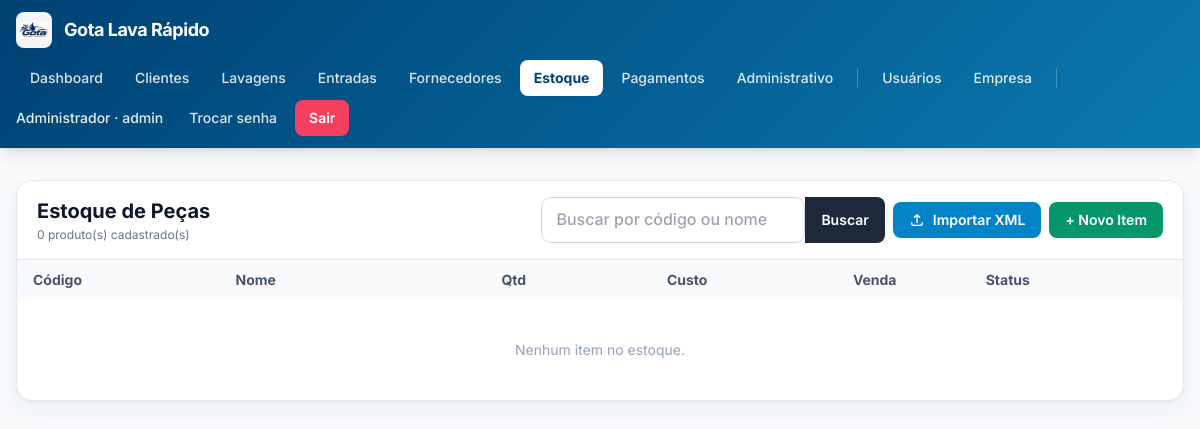
The page /estoque.php (signed in) on the database as committed earlier.
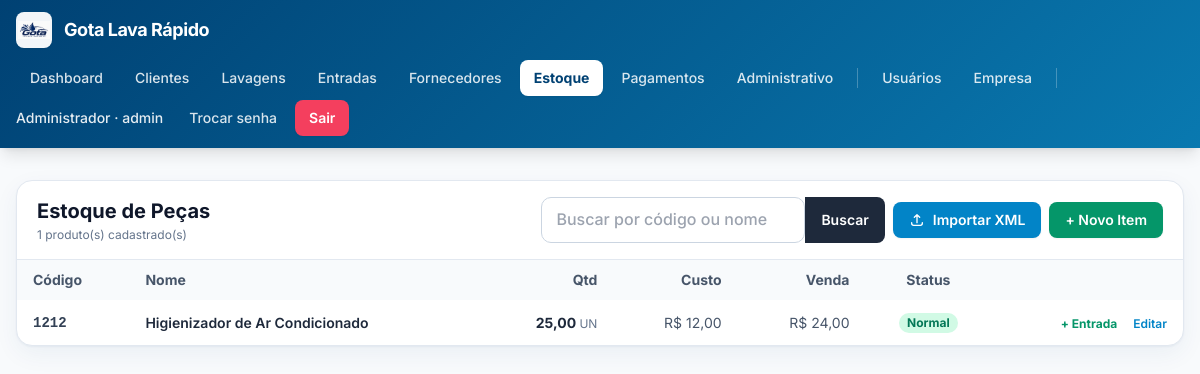
The same page on the database as committed later.
### tables this page shows
CREATE TABLE empresa (
                id INTEGER PRIMARY KEY CHECK (id = 1),
                razao_social  TEXT NOT NULL DEFAULT '',
                nome_fantasia TEXT NOT NULL DEFAULT '',
                cnpj          TEXT NOT NULL DEFAULT '',
                inscricao_estadual TEXT NOT NULL DEFAULT '',
                email         TEXT NOT NULL DEFAULT '',
                telefone      TEXT NOT NULL DEFAULT '',
                celular       TEXT NOT NULL DEFAULT '',
                cep           TEXT NOT NULL DEFAULT '',
                endereco      TEXT NOT NULL DEFAULT '',
                numero        TEXT NOT NULL DEFAULT '',
                complemento   TEXT NOT NULL DEFAULT '',
                bairro        TEXT NOT NULL DEFAULT '',
                cidade        TEXT NOT NULL DEFAULT '',
                uf            TEXT NOT NULL DEFAULT '',
                logo_path     TEXT NOT NULL DEFAULT '',
                atualizado_em TEXT NOT NULL DEFAULT (datetime('now','localtime'))
            );

CREATE TABLE usuarios (
        id INTEGER PRIMARY KEY AUTOINCREMENT,
        email TEXT NOT NULL UNIQUE,
        senha_hash TEXT NOT NULL,
        is_admin INTEGER NOT NULL DEFAULT 0,
        precisa_trocar_senha INTEGER NOT NULL DEFAULT 1,
        ativo INTEGER NOT NULL DEFAULT 1,
        criado_em TEXT NOT NULL DEFAULT (datetime('now','localtime'))
    , nome TEXT NOT NULL DEFAULT '', cpf TEXT NOT NULL DEFAULT '', celular TEXT NOT NULL DEFAULT '', permissoes TEXT NOT NULL DEFAULT '');

CREATE TABLE estoque_itens (
            id INTEGER PRIMARY KEY AUTOINCREMENT,
            codigo TEXT NOT NULL UNIQUE,
            nome TEXT NOT NULL DEFAULT '',
            unidade TEXT NOT NULL DEFAULT 'UN',
            quantidade REAL NOT NULL DEFAULT 0,
            estoque_minimo REAL NOT NULL DEFAULT 0,
            preco_custo_centavos INTEGER NOT NULL DEFAULT 0,
            preco_venda_centavos INTEGER NOT NULL DEFAULT 0,
            ativo INTEGER NOT NULL DEFAULT 1,
            criado_em TEXT NOT NULL DEFAULT (datetime('now','localtime')),
            atualizado_em TEXT NOT NULL DEFAULT (datetime('now','localtime'))
        );

### config.php (called while the page is built, shortened)
<?php
function db(): PDO {
    static $pdo = null;
    if ($pdo === null) {
        $pdo = new PDO('sqlite:' . DB_PATH, null, null, [
            PDO::ATTR_ERRMODE            => PDO::ERRMODE_EXCEPTION,
            PDO::ATTR_DEFAULT_FETCH_MODE => PDO::FETCH_ASSOC,
        ]);
        $pdo->exec('PRAGMA foreign_keys = ON');
        $pdo->exec('PRAGMA journal_mode = WAL');
    }
    return $pdo;
}
require_once APP_ROOT . '/functions.php';

### functions.php (called while the page is built, shortened)
<?php
function e(?string $s): string {
    return htmlspecialchars((string)$s, ENT_QUOTES, 'UTF-8');
}
function usuario_logado(): ?array {
    $stmt = db()->prepare('SELECT id, email, is_admin, precisa_trocar_senha, ativo FROM usuarios WHERE id = ?');
    $stmt->execute([$_SESSION['usuario_id']]);
    $u = $stmt->fetch();
    return $u;
}
function tem_permissao(string $modulo): bool {
    $u = usuario_logado();
    if ((int)$u['is_admin'] === 1) return true;
    return in_array($modulo, $_SESSION['__permissoes_cache'], true);
}
function empresa(): array {
    static $cache = null;
    if ($cache !== null) return $cache;
    if (empty($_SESSION['tenant_db'])) {
        try { $pdo = db(); } catch (Throwable $e) { return $cache = []; }
    } else {
        $pdo = db();
    }
    $existe = $pdo->query(
        "SELECT name FROM sqlite_master WHERE type='table' AND name='empresa'"
    )->fetchColumn();
    if (!$existe) {
        $pdo->exec("
            CREATE TABLE empresa (
                id INTEGER PRIMARY KEY CHECK (id = 1),
                razao_social  TEXT NOT NULL DEFAULT '',
                nome_fantasia TEXT NOT NULL DEFAULT '',
                cnpj          TEXT NOT NULL DEFAULT '',
                inscricao_estadual TEXT NOT NULL DEFAULT '',
                email         TEXT NOT NULL DEFAULT '',
                telefone      TEXT NOT NULL DEFAULT '',
                celular       TEXT NOT NULL DEFAULT '',
                cep           TEXT NOT NULL DEFAULT '',
                endereco      TEXT NOT NULL DEFAULT '',
                numero        TEXT NOT NULL DEFAULT '',
                complemento   TEXT NOT NULL DEFAULT '',
                bairro        TEXT NOT NULL DEFAULT '',
                cidade        TEXT NOT NULL DEFAULT '',
                uf            TEXT NOT NULL DEFAULT '',
                logo_path     TEXT NOT NULL DEFAULT '',
                atualizado_em TEXT NOT NULL DEFAULT (datetime('now','localtime'))
            )
        ");
        $pdo->exec("INSERT INTO empresa (id) VALUES (1)");
    } else {
        $pdo->exec("INSERT OR IGNORE INTO empresa (id) VALUES (1)");
    }
    $cache = $pdo->query('SELECT * FROM empresa WHERE id = 1')->fetch() ?: [];
    return $cache;
}
function empresa_logo_url(): ?string {
    $e = empresa();
    $abs = APP_ROOT . '/' . $e['logo_path'];
    return $e['logo_path'] . '?v=' . filemtime($abs);
}
function centavos_para_moeda(int $c): string {
    return number_format($c / 100, 2, ',', '.');
}
function centavos_para_moeda_brl(int $c): string {
    return 'R$ ' . centavos_para_moeda($c);
}

### estoque.php (the view, shortened to what this page needs)
<?php
require_once __DIR__ . '/config.php';
$busca  = trim((string)($_GET['q'] ?? ''));
$where  = '';
$params = [];
$stmt = db()->prepare("SELECT * FROM estoque_itens $where ORDER BY nome COLLATE NOCASE");
$stmt->execute($params);
$itens = $stmt->fetchAll();
require __DIR__ . '/header.php';
?>
<div class="bg-white rounded-2xl shadow-card border border-slate-200 overflow-hidden">
  <div class="px-5 py-4 border-b border-slate-200 flex flex-wrap items-center justify-between gap-3">
    <div>
      <h1 class="text-xl font-bold text-slate-900">Estoque de Peças</h1>
      <p class="text-xs text-slate-500 mt-0.5"><?= count($itens) ?> produto(s) cadastrado(s)</p>
    </div>
    <div class="flex items-center gap-2 flex-wrap">
      <form method="get" class="flex">
        <input type="text" name="q" value="<?= e($busca) ?>" placeholder="Buscar por código ou nome"
               class="w-56 rounded-l-lg border border-slate-300 px-3 py-2 text-sm font-semibold focus:outline-none focus:ring-2 focus:ring-brand-400">
        <button class="rounded-r-lg bg-slate-800 hover:bg-slate-700 text-white px-4 text-sm font-semibold">Buscar</button>
      </form>
      <a href="estoque_xml.php" class="rounded-lg bg-sky-600 hover:bg-sky-500 text-white px-4 py-2 text-sm font-semibold shadow-sm flex items-center gap-2">
        <svg xmlns="http://www.w3.org/2000/svg" class="w-4 h-4" fill="none" viewBox="0 0 24 24" stroke="currentColor"><path stroke-linecap="round" stroke-linejoin="round" stroke-width="2" d="M4 16v1a3 3 0 003 3h10a3 3 0 003-3v-1m-4-8l-4-4m0 0L8 8m4-4v12"/></svg>
        Importar XML
      </a>
      <a href="estoque_form.php" class="rounded-lg bg-emerald-600 hover:bg-emerald-500 text-white px-4 py-2 text-sm font-semibold whitespace-nowrap shadow-sm">
        + Novo Item
      </a>
    </div>
  </div>
  <div class="overflow-x-auto">
    <table class="min-w-full text-sm">
      <thead class="bg-slate-50 text-slate-600">
        <tr>
          <th class="text-left px-4 py-2.5 font-bold">Código</th>
          <th class="text-left px-4 py-2.5 font-bold">Nome</th>
          <th class="text-right px-4 py-2.5 font-bold">Qtd</th>
          <th class="text-right px-4 py-2.5 font-bold">Custo</th>
          <th class="text-right px-4 py-2.5 font-bold">Venda</th>
          <th class="text-center px-4 py-2.5 font-bold">Status</th>
          <th class="px-4 py-2.5"></th>
        </tr>
      </thead>
      <tbody class="divide-y divide-slate-100">
      <?php if (!$itens): ?>
        <tr><td colspan="7" class="px-4 py-10 text-center text-slate-400">
          Nenhum item no estoque.
        </td></tr>
      <?php else: foreach ($itens as $i):
        $isBaixo = $i['quantidade'] <= $i['estoque_minimo'];
      ?>
        <tr class="hover:bg-slate-50 transition">
          <td class="px-4 py-3 font-mono font-semibold text-slate-700"><?= e($i['codigo']) ?></td>
          <td class="px-4 py-3 font-semibold text-slate-800"><?= e($i['nome']) ?></td>
          <td class="px-4 py-3 text-right font-bold <?= $isBaixo ? 'text-rose-600' : 'text-slate-800' ?>">
            <?= number_format($i['quantidade'], 2, ',', '.') ?> <span class="text-xs font-normal text-slate-500"><?= e($i['unidade']) ?></span>
          </td>
          <td class="px-4 py-3 text-right text-slate-600"><?= e(centavos_para_moeda_brl((int)$i['preco_custo_centavos'])) ?></td>
          <td class="px-4 py-3 text-right text-slate-600"><?= e(centavos_para_moeda_brl((int)$i['preco_venda_centavos'])) ?></td>
          <td class="px-4 py-3 text-center">
            <?php if ($isBaixo): ?>
              <span class="inline-block text-xs px-2 py-0.5 rounded-full bg-rose-100 text-rose-700 font-bold">Estoque Baixo</span>
            <?php else: ?>
              <span class="inline-block text-xs px-2 py-0.5 rounded-full bg-emerald-100 text-emerald-700 font-bold">Normal</span>
            <?php endif; ?>
          </td>
          <td class="px-4 py-3 text-right whitespace-nowrap">
            <button type="button"
                    class="btn-entrada text-emerald-600 hover:underline text-xs font-bold mr-3"
                    data-id="<?= (int)$i['id'] ?>"
                    data-nome="<?= e($i['nome']) ?>"
                    data-unidade="<?= e($i['unidade']) ?>">
              + Entrada
            </button>
            <a href="estoque_form.php?id=<?= (int)$i['id'] ?>" class="text-sky-600 hover:underline text-xs font-semibold">Editar</a>
          </td>
        </tr>
      <?php endforeach; endif; ?>
      </tbody>
    </table>
  </div>
</div>
<?php require __DIR__ . '/footer.php'; ?>

### header.php (shortened to what this page needs)
<?php
$u      = usuario_logado();
$__emp  = [];
$__logo = null;
try {
    $__emp  = empresa();
    $__logo = empresa_logo_url();
} catch (Throwable $e) {
    $__emp = []; $__logo = null;
}
$__nome = $__emp['nome_fantasia'] ?? '';
$nomeTopo = '';
$atual    = basename($_SERVER['PHP_SELF'] ?? '');
if ($u) {
    $nomeTopo = $u['email'];
    try {
        $st = db()->prepare('SELECT nome FROM usuarios WHERE id = ?');
        $st->execute([(int)$_SESSION['usuario_id']]);
        $n = $st->fetchColumn();
        if ($n) $nomeTopo = $n;
    } catch (Throwable $e) {  }
}
function menu_cls(string $href, array $arquivos, string $atual): string {
    $ativo = ($atual === $href) || in_array($atual, $arquivos, true);
    return $ativo
        ? 'px-3.5 py-2 rounded-lg bg-white text-brand-700 font-bold shadow-sm'
        : 'px-3.5 py-2 rounded-lg text-white/85 hover:text-white hover:bg-white/15 transition font-medium';
}
?>
<!DOCTYPE html>
<html lang="pt-BR" class="h-full">
<head>
<script src="https://cdn.tailwindcss.com"></script>
</head>
<body class="h-full bg-slate-50 text-slate-800 antialiased">
<?php if ($u): ?>
<nav class="sticky top-0 z-40 text-white shadow-lg"
     style="background: linear-gradient(135deg, #004173 0%, #0979b0 100%);">
  <div class="max-w-7xl mx-auto px-4 py-3 flex flex-wrap items-center justify-between gap-3">
    <a href="dashboard.php" class="flex items-center gap-3 font-bold tracking-tight text-lg">
      <?php if ($__logo): ?>
        <img src="<?= e($__logo) ?>" alt="Logo"
             class="h-9 w-9 object-contain bg-white/95 rounded-lg p-0.5 shadow-sm">
      <?php endif; ?>
      <span><?= e($__nome) ?></span>
    </a>
    <div class="flex items-center gap-1 text-sm flex-wrap">
      <a href="dashboard.php" class="<?= menu_cls('dashboard.php', ['dashboard_operacional.php'], $atual) ?>">Dashboard</a>
      <?php if (function_exists('tem_permissao') && tem_permissao('clientes')): ?>
        <a href="clientes.php" class="<?= menu_cls('clientes.php', ['cliente_form.php', 'cliente_historico.php'], $atual) ?>">Clientes</a>
      <?php endif; ?>
      <?php if (function_exists('tem_permissao') && tem_permissao('lavagens')): ?>
        <a href="lavagens.php" class="<?= menu_cls('lavagens.php', ['lavagem_form.php'], $atual) ?>">Lavagens</a>
      <?php endif; ?>
      <?php if (function_exists('tem_permissao') && tem_permissao('entradas')): ?>
        <a href="entradas.php" class="<?= menu_cls('entradas.php', ['entrada_lavagem.php', 'cupom_lavagem.php', 'recibo.php'], $atual) ?>">Entradas</a>
      <?php endif; ?>
      <?php if (function_exists('tem_permissao') && tem_permissao('fornecedores')): ?>
        <a href="fornecedores.php" class="<?= menu_cls('fornecedores.php', ['fornecedor_form.php'], $atual) ?>">Fornecedores</a>
      <?php endif; ?>
      <?php if (function_exists('tem_permissao') && tem_permissao('estoque')): ?>
        <a href="estoque.php" class="<?= menu_cls('estoque.php', ['estoque_form.php', 'estoque_xml.php'], $atual) ?>">Estoque</a>
      <?php endif; ?>
      <?php if (function_exists('tem_permissao') && tem_permissao('pagamentos')): ?>
        <a href="pagamentos.php" class="<?= menu_cls('pagamentos.php', [
              'pagamento_form.php', 'dashboard_pagamentos.php',
              'relatorio_pagamentos.php', 'categorias_pagamento.php',
           ], $atual) ?>">Pagamentos</a>
      <?php endif; ?>
      <?php if (function_exists('tem_permissao') && tem_permissao('administrativo')): ?>
        <a href="administrativo.php" class="<?= menu_cls('administrativo.php', [], $atual) ?>">Administrativo</a>
      <?php endif; ?>
      <?php if ($u['is_admin']): ?>
        <a href="usuarios.php" class="<?= menu_cls('usuarios.php', ['usuario_form.php','usuario_senha_gerada.php'], $atual) ?>">Usuários</a>
        <a href="empresa.php"  class="<?= menu_cls('empresa.php',  [], $atual) ?>">Empresa</a>
      <?php endif; ?>
      <span class="hidden md:inline text-white/90 font-medium pr-2">
        <?= e($nomeTopo) ?><?= $u['is_admin'] ? ' · admin' : '' ?>
      </span>
      <a href="trocar_senha.php" class="px-3.5 py-2 rounded-lg text-white/85 hover:text-white hover:bg-white/15 transition font-medium">Trocar senha</a>
      <a href="logout.php"       class="px-3.5 py-2 rounded-lg bg-rose-500 hover:bg-rose-600 text-white font-semibold transition shadow-sm">Sair</a>
    </div>
  </div>
</nav>
<?php endif; ?>
<main class="max-w-7xl mx-auto px-4 py-6 sm:py-8">

### footer.php (shortened to what this page needs)
</main>
</body>
</html>

### header.php (style rules this page uses)
:root { --brand-700: #004173; --brand-500: #0979b0; --brand-400: #0cb7f2; --brand-200: #7cdaf9; --brand-100: #b6ffff; }
html, body { font-family: 'Inter', ui-sans-serif, system-ui, -apple-system, sans-serif; }
input:not([type="checkbox"]):not([type="radio"]):not([type="color"]):not([type="file"]):not([type="submit"]):not([type="button"]):not([type="hidden"]), select, textarea { font-size: 1rem; font-weight: 600; color: #000000; background-color: #ffffff; border: 1.5px solid #cbd5e1; border-radius: 0.625rem; padding: 0.7rem 0.875rem; transition: border-color .15s, box-shadow .15s, background-color .15s; width: 100%; line-height: 1.35; }
input::placeholder, textarea::placeholder { color: #94a3b8; font-weight: 500; }

Rows that differ between the two databases and show on the page:
added estoque_itens: codigo "1212", nome "Higienizador de Ar Condicionado", quantidade "25,00", unidade "UN", preco_custo_centavos "R$ 12,00", preco_venda_centavos "R$ 24,00", estoque_minimo "Normal"
Other text that changed with them:
count($itens): "0" → "1"
text no longer shown: "Nenhum item no estoque."
